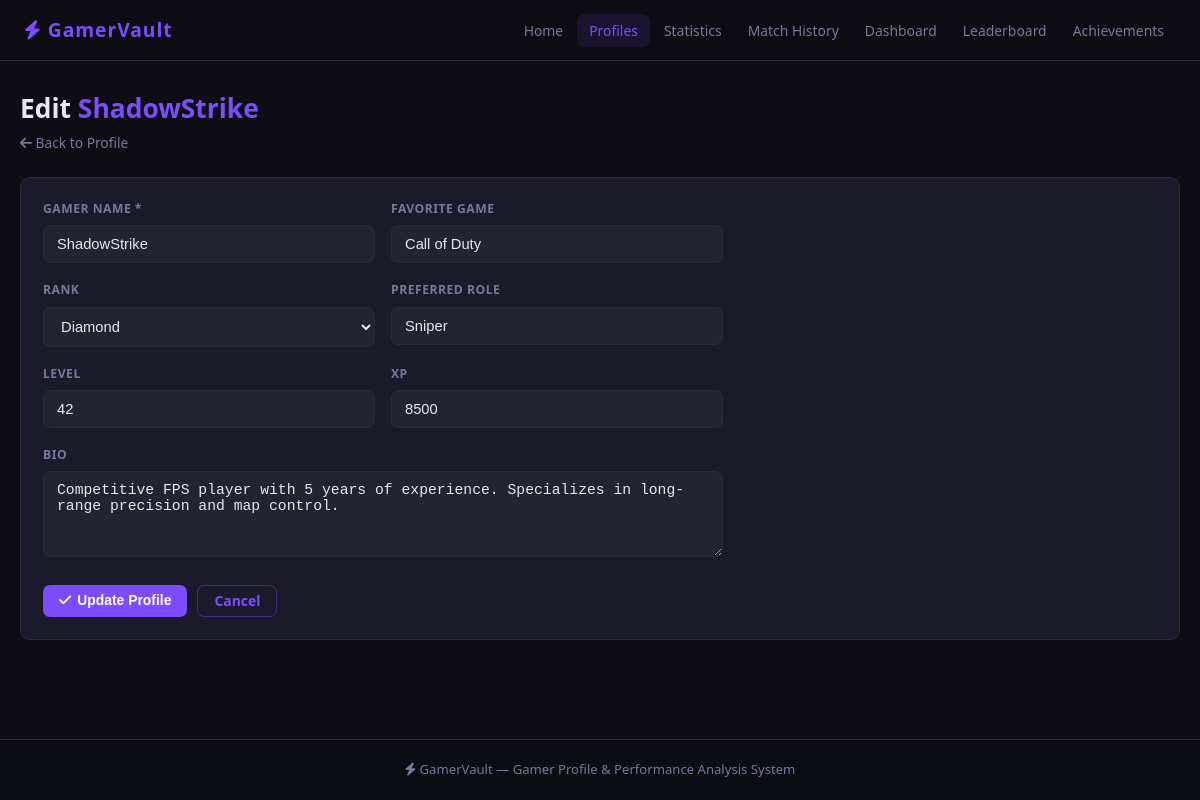
Screenshot of /profile_edit.php?id=1 with the database file from the repository.
### tables this page shows
CREATE TABLE profiles (
    id            INT AUTO_INCREMENT PRIMARY KEY,
    gamer_name    VARCHAR(100) NOT NULL,
    favorite_game VARCHAR(100) DEFAULT '',
    gamer_rank    VARCHAR(50)  DEFAULT 'Unranked',
    preferred_role VARCHAR(50) DEFAULT '',
    bio           TEXT,
    level         INT DEFAULT 1,
    xp            INT DEFAULT 0,
    created_at    TIMESTAMP DEFAULT CURRENT_TIMESTAMP
);

### profile_edit.php (the view, shortened to what this page needs)
<?php
require_once 'config.php';
$id = (int)($_GET['id'] ?? $_POST['id'] ?? 0);
$stmt = $conn->prepare("SELECT * FROM profiles WHERE id = ?");
$stmt->bind_param('i', $id);
$stmt->execute();
$p = $stmt->get_result()->fetch_assoc();
$v = $p;
$ranks = ['Unranked','Bronze','Silver','Gold','Platinum','Diamond','Master','Elite'];
require_once 'includes/header.php';
?>
<div class="page-header">
    <div>
        <div class="page-title">Edit <span><?= htmlspecialchars($p['gamer_name']) ?></span></div>
        <div class="page-sub">
            <a href="profile_detail.php?id=<?= $id ?>" style="color:var(--muted);text-decoration:none;"><i class="fa-solid fa-arrow-left"></i> Back to Profile</a>
        </div>
    </div>
</div>
<div class="card">
    <div class="card-body">
        <form method="POST" class="form-wrap">
            <div class="form-row">
                <div class="form-group">
                    <label class="form-label">Gamer Name *</label>
                    <input class="form-control" type="text" name="gamer_name"
                           value="<?= htmlspecialchars($v['gamer_name']) ?>" required>
                </div>
                <div class="form-group">
                    <label class="form-label">Favorite Game</label>
                    <input class="form-control" type="text" name="favorite_game"
                           value="<?= htmlspecialchars($v['favorite_game']) ?>">
                </div>
            </div>
            <div class="form-row">
                <div class="form-group">
                    <label class="form-label">Rank</label>
                    <select class="form-control" name="gamer_rank">
                        <?php foreach ($ranks as $r): ?>
                        <option value="<?= $r ?>" <?= $v['gamer_rank']===$r ? 'selected' : '' ?>><?= $r ?></option>
                        <?php endforeach; ?>
                    </select>
                </div>
                <div class="form-group">
                    <label class="form-label">Preferred Role</label>
                    <input class="form-control" type="text" name="preferred_role"
                           value="<?= htmlspecialchars($v['preferred_role']) ?>">
                </div>
            </div>
            <div class="form-row">
                <div class="form-group">
                    <label class="form-label">Level</label>
                    <input class="form-control" type="number" name="level"
                           value="<?= $v['level'] ?>" min="1" max="9999">
                </div>
                <div class="form-group">
                    <label class="form-label">XP</label>
                    <input class="form-control" type="number" name="xp"
                           value="<?= $v['xp'] ?>" min="0">
                </div>
            </div>
            <div class="form-group">
                <label class="form-label">Bio</label>
                <textarea class="form-control" name="bio" rows="3"><?= htmlspecialchars($v['bio']) ?></textarea>
            </div>
            <div class="form-actions">
                <button type="submit" class="btn btn-primary"><i class="fa-solid fa-check"></i> Update Profile</button>
                <a href="profile_detail.php?id=<?= $id ?>" class="btn btn-outline">Cancel</a>
            </div>
        </form>
    </div>
</div>
<?php require_once 'includes/footer.php'; ?>

### css/style.css (style rules this page uses)
:root { --bg: #0d0d13; --bg2: #13131f; --card: #1a1a2a; --card2: #1e1e2e; --border: #2a2a3d; --border2: #363650; --purple: #7c4dff; --cyan: #00e5ff; --yellow: #ffd740; --green: #69ff47; --red: #ff5252; --orange: #ffab40; --text: #e8e8f0; --muted: #7878a0; --dim: #454568; --radius: 10px; --glow: 0 0 22px rgba(124,77,255,0.22); --ease: all 0.25s ease; }
* { margin:0; padding:0; box-sizing:border-box; }
body { background: var(--bg); color: var(--text); font-family: 'Segoe UI', system-ui, Arial, sans-serif; min-height: 100vh; display: flex; flex-direction: column; font-size: 15px; line-height: 1.5; }
a { color: inherit; }
.page-header { display: flex; align-items: center; justify-content: space-between; flex-wrap: wrap; gap: 12px; margin-bottom: 24px; }
.page-title { font-size: 1.65rem; font-weight: 800; }
.page-title span { color: var(--purple); }
.page-sub { color: var(--muted); font-size: 0.86rem; margin-top: 4px; }
.btn { display: inline-flex; align-items: center; gap: 6px; padding: 8px 16px; border: none; border-radius: 7px; font-size: 0.87rem; font-weight: 600; cursor: pointer; text-decoration: none; transition: var(--ease); white-space: nowrap; line-height: 1; }
.btn-primary { background: var(--purple); color: #fff; }
.btn-outline { background: transparent; color: var(--purple); border: 1px solid rgba(124,77,255,0.4); }
.card { background: var(--card); border: 1px solid var(--border); border-radius: var(--radius); transition: border-color 0.25s; }
.card-body { padding: 22px; }
.form-wrap { max-width: 680px; }
.form-group { margin-bottom: 18px; }
.form-label { display:block; font-size:0.76rem; font-weight:600; text-transform:uppercase; letter-spacing:0.5px; color:var(--muted); margin-bottom:7px; }
.form-control { width:100%; background:rgba(255,255,255,0.04); border:1px solid var(--border); border-radius:7px; padding:10px 13px; color:var(--text); font-size:0.92rem; transition:var(--ease); }
.form-control option { background:var(--bg2); color:var(--text); }
textarea.form-control { resize:vertical; min-height:86px; }
.form-row { display:grid; grid-template-columns:1fr 1fr; gap:16px; }
.form-actions { display:flex; gap:10px; margin-top:22px; }

### rows the page displays
profiles: gamer_name "ShadowStrike", favorite_game "Call of Duty", gamer_rank "Diamond", preferred_role "Sniper", level "42", xp "8500", bio "Competitive FPS player with 5 years of experience. Specializes in long-range precision and map control."
